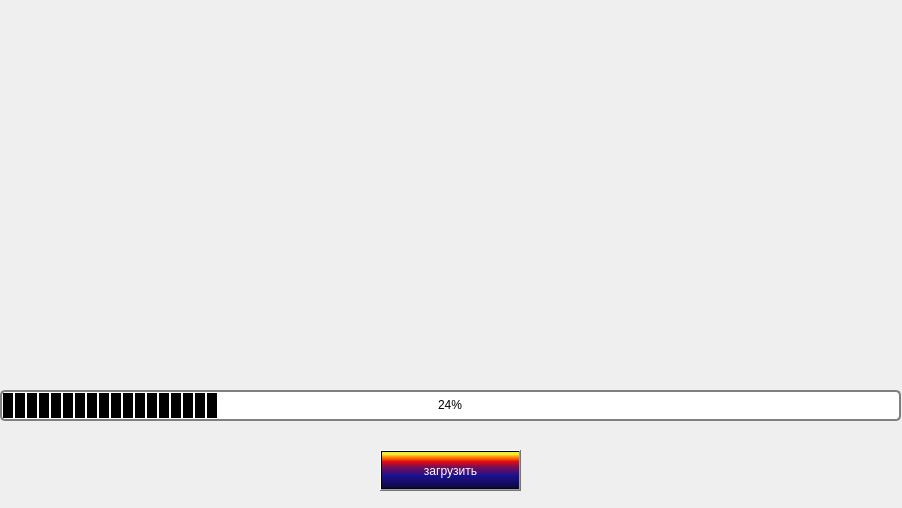
<?xml version="1.0" encoding="UTF-8"?>
<ui version="4.0">
 <class>Form</class>
 <widget class="QWidget" name="Form">
  <property name="geometry">
   <rect>
    <x>0</x>
    <y>0</y>
    <width>902</width>
    <height>508</height>
   </rect>
  </property>
  <property name="windowTitle">
   <string>Form</string>
  </property>
  <widget class="QProgressBar" name="progressBar">
   <property name="geometry">
    <rect>
     <x>0</x>
     <y>390</y>
     <width>901</width>
     <height>31</height>
    </rect>
   </property>
   <property name="styleSheet">
    <string notr="true">QProgressBar{
    border: 2px solid grey;
    border-radius: 5px;
    text-align: center
}

QProgressBar::chunk {
    background-color: black;
    width: 10px;
    margin: 1px;
}</string>
   </property>
   <property name="value">
    <number>24</number>
   </property>
  </widget>
  <widget class="QPushButton" name="pushButton">
   <property name="geometry">
    <rect>
     <x>380</x>
     <y>450</y>
     <width>141</width>
     <height>41</height>
    </rect>
   </property>
   <property name="styleSheet">
    <string notr="true">font: 75 8pt &quot;MS Shell Dlg 2&quot;;
color: rgb(255, 255, 255);
background-color: qlineargradient(spread:pad, x1:0, y1:1, x2:0, y2:0, stop:0 rgba(0, 0, 0, 255), stop:0.05 rgba(14, 8, 73, 255), stop:0.36 rgba(28, 17, 145, 255), stop:0.6 rgba(126, 14, 81, 255), stop:0.75 rgba(234, 11, 11, 255), stop:0.79 rgba(244, 70, 5, 255), stop:0.86 rgba(255, 136, 0, 255), stop:0.935 rgba(239, 236, 55, 255));</string>
   </property>
   <property name="text">
    <string>загрузить</string>
   </property>
  </widget>
  <widget class="QLabel" name="label">
   <property name="geometry">
    <rect>
     <x>0</x>
     <y>0</y>
     <width>901</width>
     <height>511</height>
    </rect>
   </property>
   <property name="locale">
    <locale language="Samburu" country="Kenya"/>
   </property>
   <property name="text">
    <string/>
   </property>
   <property name="pixmap">
    <pixmap resource="../../Documents/progress/la.qrc">:/1233/proger.jpg</pixmap>
   </property>
   <property name="scaledContents">
    <bool>true</bool>
   </property>
  </widget>
  <widget class="QLabel" name="label_2">
   <property name="geometry">
    <rect>
     <x>0</x>
     <y>0</y>
     <width>901</width>
     <height>501</height>
    </rect>
   </property>
   <property name="text">
    <string/>
   </property>
   <property name="pixmap">
    <pixmap resource="../../Documents/progress/la.qrc">:/1233/kotik.jpg</pixmap>
   </property>
   <property name="scaledContents">
    <bool>true</bool>
   </property>
  </widget>
  <widget class="QLabel" name="label_3">
   <property name="geometry">
    <rect>
     <x>0</x>
     <y>0</y>
     <width>901</width>
     <height>511</height>
    </rect>
   </property>
   <property name="text">
    <string/>
   </property>
   <property name="pixmap">
    <pixmap resource="../../Documents/progress/la.qrc">:/1233/kotik1.jpg</pixmap>
   </property>
   <property name="scaledContents">
    <bool>true</bool>
   </property>
  </widget>
  <widget class="QLabel" name="label_4">
   <property name="geometry">
    <rect>
     <x>0</x>
     <y>0</y>
     <width>901</width>
     <height>511</height>
    </rect>
   </property>
   <property name="text">
    <string/>
   </property>
   <property name="pixmap">
    <pixmap resource="../../Documents/progress/la.qrc">:/1233/kotik2.jpg</pixmap>
   </property>
   <property name="scaledContents">
    <bool>true</bool>
   </property>
  </widget>
  <widget class="QLabel" name="label_5">
   <property name="geometry">
    <rect>
     <x>0</x>
     <y>0</y>
     <width>901</width>
     <height>511</height>
    </rect>
   </property>
   <property name="text">
    <string/>
   </property>
   <property name="pixmap">
    <pixmap resource="../../Documents/progress/la.qrc">:/1233/kotik3.jpg</pixmap>
   </property>
   <property name="scaledContents">
    <bool>true</bool>
   </property>
  </widget>
  <zorder>label_5</zorder>
  <zorder>label_4</zorder>
  <zorder>label_3</zorder>
  <zorder>label_2</zorder>
  <zorder>label</zorder>
  <zorder>progressBar</zorder>
  <zorder>pushButton</zorder>
 </widget>
 <resources>
  <include location="../../Documents/progress/la.qrc"/>
 </resources>
 <connections/>
</ui>
